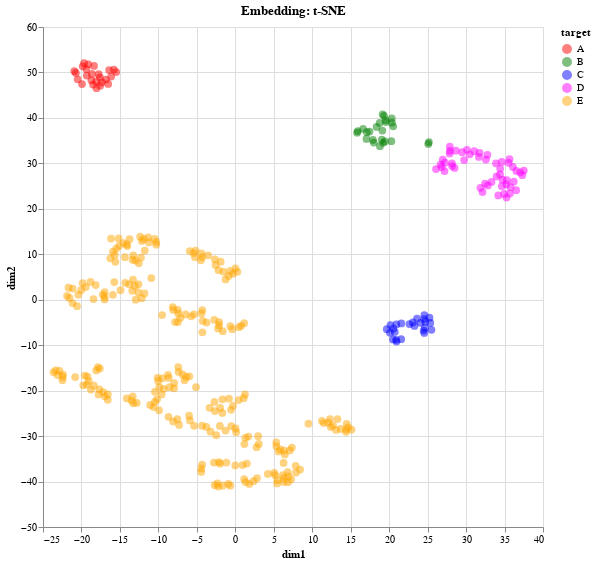

This figure's notebook cell:
### Markdown cell above
##### Plot data in low-dimensional space

Now, we plot the data in the low-dimensional space, see below. We observe that the non-linear data structure ‘C-in-E’ is separated in two clusters, contrary to what is possible with PCA, see ML Explainer ‘how-does-pca-work’. Compare the t-SNE embeddings for smaller and larger values for the perplexity.

### Code cell
dc_color = {
    "A": 'red',
    "B": 'green',
    "C": 'blue', 
    "D": 'magenta', 
    "E": 'orange'
}

alt.Chart(df_X_embedding).mark_circle(size=60, opacity = 0.5).encode(
    x     = 'dim1',
    y     = 'dim2',
    color = alt.Color(
        'target',
        scale=alt.Scale(
            domain = list(dc_color.keys()),
            range  = list(dc_color.values())
        )
    )
).properties(
    width  = 500,
    height = 500,
    title = f"Embedding: {c_embedding}"
).interactive()

### Figure 1 — Vega-Lite specification as saved in the notebook (floating-point values rounded to 4 significant figures; data arrays with more than 128 entries replaced by an {"elided": "..."} marker saying what was removed)
{"config": {"view": {"continuousWidth": 300, "continuousHeight": 300}}, "data": {"name": "data-093c16b75f7e82cd65b5dc600012a299"}, "mark": {"type": "circle", "opacity": 0.5, "size": 60}, "encoding": {"color": {"field": "target", "scale": {"domain": ["A", "B", "C", "D", "E"], "range": ["red", "green", "blue", "magenta", "orange"]}, "type": "nominal"}, "x": {"field": "dim1", "type": "quantitative"}, "y": {"field": "dim2", "type": "quantitative"}}, "height": 500, "params": [{"name": "param_16", "select": {"type": "interval", "encodings": ["x", "y"]}, "bind": "scales"}], "title": "Embedding: t-SNE", "width": 500, "$schema": "https://vega.github.io/schema/vega-lite/v5.14.1.json", "datasets": {"data-093c16b75f7e82cd65b5dc600012a299": {"elided": "375 records"}}}
